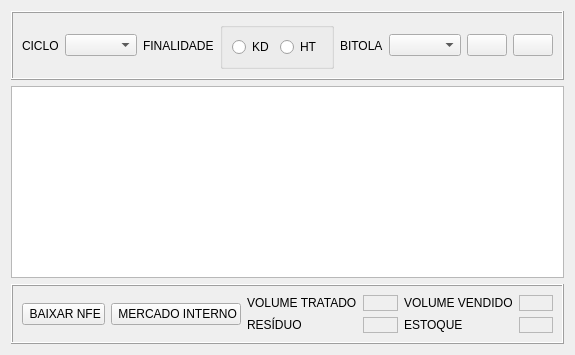
      <widget class="QWidget" name="page_stock">
       <layout class="QVBoxLayout" name="verticalLayout_2">
        <item>
         <widget class="QFrame" name="frame_3">
          <property name="frameShape">
           <enum>QFrame::Box</enum>
          </property>
          <property name="frameShadow">
           <enum>QFrame::Raised</enum>
          </property>
          <layout class="QHBoxLayout" name="horizontalLayout_6">
           <item>
            <widget class="QLabel" name="label_20">
             <property name="text">
              <string>CICLO</string>
             </property>
            </widget>
           </item>
           <item>
            <widget class="QComboBox" name="comboBox_5">
             <property name="sizePolicy">
              <sizepolicy hsizetype="Expanding" vsizetype="Fixed">
               <horstretch>0</horstretch>
               <verstretch>0</verstretch>
              </sizepolicy>
             </property>
            </widget>
           </item>
           <item>
            <widget class="QLabel" name="label_21">
             <property name="text">
              <string>FINALIDADE</string>
             </property>
            </widget>
           </item>
           <item>
            <widget class="QGroupBox" name="groupBox_2">
             <property name="title">
              <string/>
             </property>
             <layout class="QHBoxLayout" name="horizontalLayout_4">
              <item>
               <widget class="QRadioButton" name="radioButton_3">
                <property name="text">
                 <string>KD</string>
                </property>
               </widget>
              </item>
              <item>
               <widget class="QRadioButton" name="radioButton_4">
                <property name="text">
                 <string>HT</string>
                </property>
               </widget>
              </item>
             </layout>
            </widget>
           </item>
           <item>
            <widget class="QLabel" name="label_22">
             <property name="text">
              <string>BITOLA</string>
             </property>
            </widget>
           </item>
           <item>
            <widget class="QComboBox" name="comboBox_6">
             <property name="sizePolicy">
              <sizepolicy hsizetype="Expanding" vsizetype="Fixed">
               <horstretch>0</horstretch>
               <verstretch>0</verstretch>
              </sizepolicy>
             </property>
            </widget>
           </item>
           <item>
            <widget class="QPushButton" name="bt_search_stock">
             <property name="sizePolicy">
              <sizepolicy hsizetype="Fixed" vsizetype="Fixed">
               <horstretch>0</horstretch>
               <verstretch>0</verstretch>
              </sizepolicy>
             </property>
             <property name="text">
              <string/>
             </property>
             <property name="icon">
              <iconset resource="resource.qrc">
               <normaloff>:/icons/assets/search-32.png</normaloff>:/icons/assets/search-32.png</iconset>
             </property>
             <property name="iconSize">
              <size>
               <width>32</width>
               <height>32</height>
              </size>
             </property>
            </widget>
           </item>
           <item>
            <widget class="QPushButton" name="bt_clear_stock">
             <property name="sizePolicy">
              <sizepolicy hsizetype="Fixed" vsizetype="Fixed">
               <horstretch>0</horstretch>
               <verstretch>0</verstretch>
              </sizepolicy>
             </property>
             <property name="text">
              <string/>
             </property>
             <property name="icon">
              <iconset resource="resource.qrc">
               <normaloff>:/icons/assets/erase-32.png</normaloff>:/icons/assets/erase-32.png</iconset>
             </property>
             <property name="iconSize">
              <size>
               <width>32</width>
               <height>32</height>
              </size>
             </property>
            </widget>
           </item>
          </layout>
         </widget>
        </item>
        <item>
         <widget class="QTableView" name="tableView"/>
        </item>
        <item>
         <widget class="QFrame" name="frame_4">
          <property name="minimumSize">
           <size>
            <width>0</width>
            <height>30</height>
           </size>
          </property>
          <property name="frameShape">
           <enum>QFrame::Box</enum>
          </property>
          <property name="frameShadow">
           <enum>QFrame::Raised</enum>
          </property>
          <layout class="QGridLayout" name="gridLayout_8">
           <item row="1" column="2">
            <widget class="QLabel" name="label_25">
             <property name="text">
              <string>RESÍDUO</string>
             </property>
            </widget>
           </item>
           <item row="0" column="5">
            <widget class="QLabel" name="label_27">
             <property name="frameShape">
              <enum>QFrame::StyledPanel</enum>
             </property>
             <property name="text">
              <string/>
             </property>
            </widget>
           </item>
           <item row="0" column="3">
            <widget class="QLabel" name="label_29">
             <property name="frameShape">
              <enum>QFrame::StyledPanel</enum>
             </property>
             <property name="text">
              <string/>
             </property>
            </widget>
           </item>
           <item row="0" column="4">
            <widget class="QLabel" name="label_24">
             <property name="text">
              <string>VOLUME VENDIDO</string>
             </property>
            </widget>
           </item>
           <item row="1" column="3">
            <widget class="QLabel" name="label_30">
             <property name="frameShape">
              <enum>QFrame::StyledPanel</enum>
             </property>
             <property name="text">
              <string/>
             </property>
            </widget>
           </item>
           <item row="0" column="2">
            <widget class="QLabel" name="label_23">
             <property name="text">
              <string>VOLUME TRATADO</string>
             </property>
            </widget>
           </item>
           <item row="1" column="5">
            <widget class="QLabel" name="label_28">
             <property name="frameShape">
              <enum>QFrame::StyledPanel</enum>
             </property>
             <property name="text">
              <string/>
             </property>
            </widget>
           </item>
           <item row="1" column="4">
            <widget class="QLabel" name="label_26">
             <property name="text">
              <string>ESTOQUE</string>
             </property>
            </widget>
           </item>
           <item row="0" column="0" rowspan="2">
            <widget class="QPushButton" name="bt_discount_nfe">
             <property name="text">
              <string> BAIXAR NFE</string>
             </property>
             <property name="icon">
              <iconset resource="resource.qrc">
               <normaloff>:/icons/assets/document-32.png</normaloff>:/icons/assets/document-32.png</iconset>
             </property>
             <property name="iconSize">
              <size>
               <width>32</width>
               <height>32</height>
              </size>
             </property>
            </widget>
           </item>
           <item row="0" column="1" rowspan="2">
            <widget class="QPushButton" name="bt_inner_market">
             <property name="text">
              <string> MERCADO INTERNO</string>
             </property>
             <property name="icon">
              <iconset resource="resource.qrc">
               <normaloff>:/icons/assets/recycling-32.png</normaloff>:/icons/assets/recycling-32.png</iconset>
             </property>
             <property name="iconSize">
              <size>
               <width>32</width>
               <height>32</height>
              </size>
             </property>
            </widget>
           </item>
          </layout>
         </widget>
        </item>
       </layout>
      </widget>
